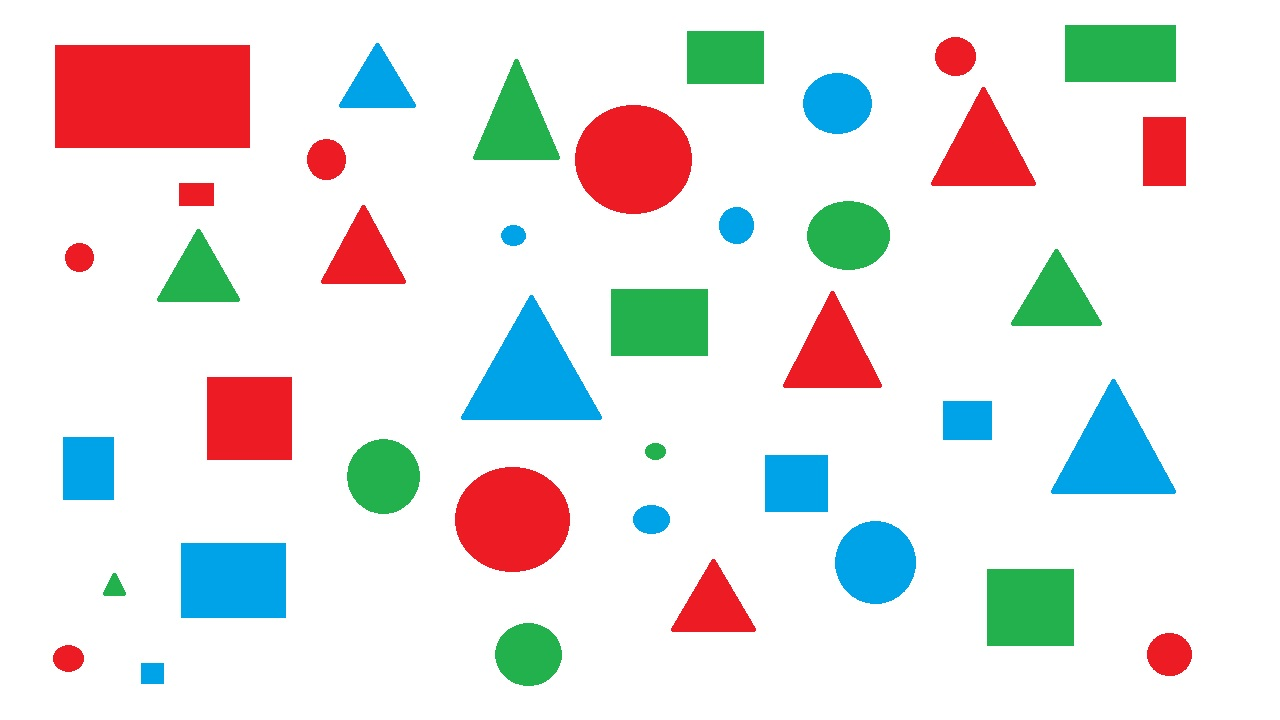
#> input picture resimObjeTespiti/resim.jpg, 1280 x 720 px
$ python resimObjeTespiti.py
#> lines starting #> are read from the running program, lines starting #| are printed output that depends on the picture; after the words box and inside, x2 and y2 are one past the last pixel; in counts of white or black regions, pixels touching at a corner belong together
#A veB şıklarını tek programda işlevsel hale getirebilir bir biçimde yazdım.
#Renk değerlerini programa stabil hale uyarlama adına hsv üzerinde çok fazla değer deneyip smoothing işlemiyle tamamladım.
import cv2
import numpy as np
font1= cv2.FONT_HERSHEY_PLAIN
f = open("sekil_renk.txt", "w")
def nothing(x):
    pass


img = cv2.imread("resim.jpg")
#> img is the input picture: shape (720, 1280, 3); mean B, G, R 226.9, 227.9, 228.7

while 1:

    hsv = cv2.cvtColor(img, cv2.COLOR_BGR2HSV)
#> hsv: shape (720, 1280, 3); mean H, S, V 30.9, 41.7, 247.9

    lhb = 94
    lsb = 65
    lvb = 98
    uhb = 115
    usb = 255
    uvb = 255

    lower_blue = np.array([lhb, lsb, lvb])
    upper_blue = np.array([uhb, usb, uvb])

    lhg = 54
    lsg = 132
    lvg = 70
    uhg = 95
    usg = 251
    uvg = 200

    lower_green = np.array([lhg, lsg, lvg])
    upper_green = np.array([uhg, usg, uvg])

    lhr = 112
    lsr = 223
    lvr = 0
    uhr = 179
    usr = 255
    uvr = 360

    lower_red = np.array([lhr, lsr, lvr])
    upper_red = np.array([uhr, usr, uvr])

    maskblu = cv2.inRange(hsv, lower_blue, upper_blue)
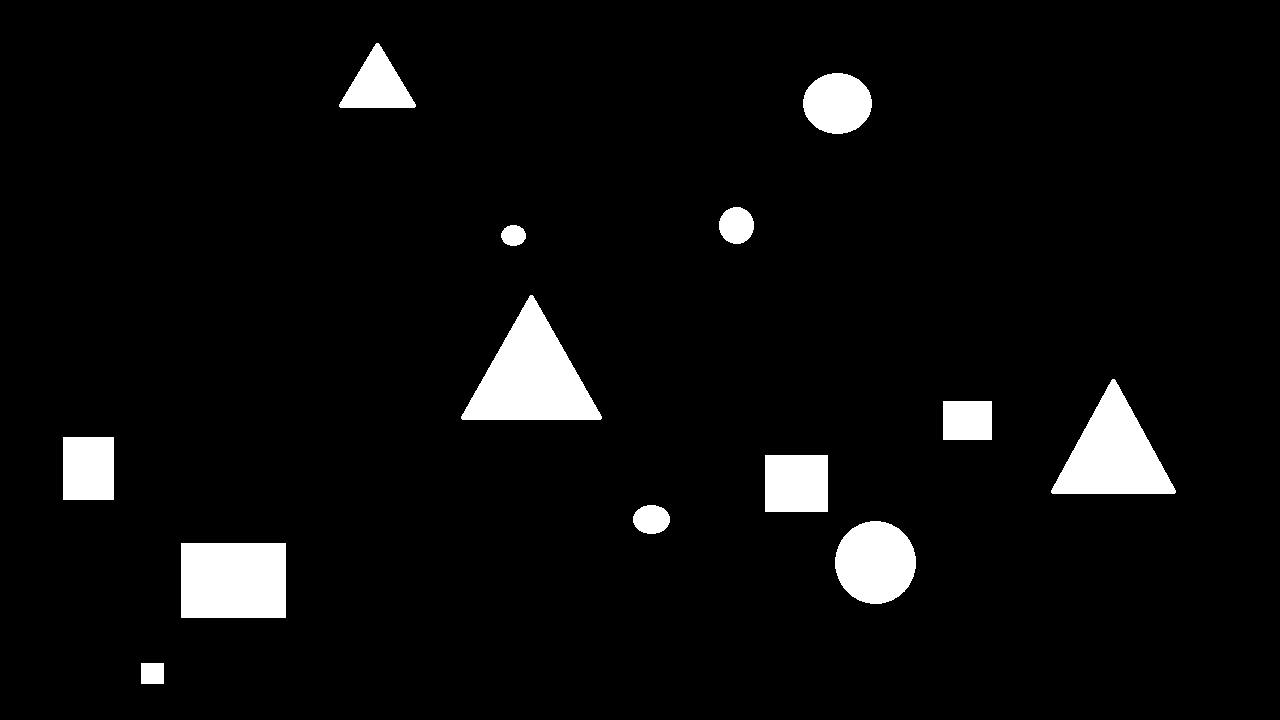
#> maskblu: shape (720, 1280); 5.1% white; 13 white regions, largest, box (x1, y1, x2, y2) and area: (461, 295, 602, 420) 9197, (181, 543, 286, 618) 7875, (1051, 379, 1176, 494) 7551
    ret, thresh = cv2.threshold(maskblu, 240, 255, cv2.THRESH_BINARY)
    maskblu[thresh == 0] = 254
    maskblu[thresh == 255] = 0
    maskblu[thresh == 254] = 255

    maskre = cv2.inRange(hsv, lower_red, upper_red)
#> maskre: shape (720, 1280); 7.2% white; 20 white regions (5 under 20 px), largest, box (x1, y1, x2, y2) and area: (57, 47, 249, 147) 19185, (577, 107, 691, 213) 9151, (457, 469, 569, 571) 8632
    ret, thresh = cv2.threshold(maskre, 240, 255, cv2.THRESH_BINARY)
    maskre[thresh == 0] = 254
    maskre[thresh == 255] = 0
    maskre[thresh == 254] = 255

    maskgree = cv2.inRange(hsv, lower_green, upper_green)
#> maskgree: shape (720, 1280); 5.2% white; 12 white regions, largest, box (x1, y1, x2, y2) and area: (987, 569, 1074, 646) 6694, (611, 289, 708, 356) 6495, (1065, 25, 1176, 82) 6324
    ret, thresh = cv2.threshold(maskgree, 240, 255, cv2.THRESH_BINARY)
    maskgree[thresh == 0] = 254
    maskgree[thresh == 255] = 0
    maskgree[thresh == 254] = 255

    kernel = np.ones((5, 5), np.uint8)
    maskblue = cv2.erode(maskblu, kernel, iterations = 1)
#> maskblue: shape (720, 1280); values 0 (black) and 254 (white), 94.1% white; 13 black regions, largest, box (x1, y1, x2, y2) and area: (459, 293, 604, 422) 10277, (179, 541, 288, 620) 8611, (1049, 377, 1178, 496) 8527
    maskgreen = cv2.erode(maskgree, kernel, iterations = 1)
#> maskgreen: shape (720, 1280); values 0 (black) and 254 (white), 94.1% white; 12 black regions, largest, box (x1, y1, x2, y2) and area: (985, 567, 1076, 648) 7366, (609, 287, 710, 358) 7167, (1063, 23, 1178, 84) 7012
    maskr = cv2.erode(maskre, kernel, iterations = 1)
#> maskr: shape (720, 1280); values 0 (black) and 254 (white), 91.8% white; 15 black regions, largest, box (x1, y1, x2, y2) and area: (55, 45, 251, 149) 20384, (575, 105, 693, 215) 10284, (455, 467, 571, 573) 9742
    maskred = cv2.bilateralFilter(maskr,3, 141, 141)


    _, thresholdblue = cv2.threshold(maskblue, 240, 255, cv2.THRESH_BINARY)
#> thresholdblue: shape (720, 1280); 94.1% white; 13 black regions

    contoursb, _ = cv2.findContours(maskblue, cv2.RETR_TREE, cv2.CHAIN_APPROX_NONE)
#> contoursb = 14 contours; largest, box (x1, y1, x2, y2) and area: (0, 0, 1280, 720) 919601, (458, 292, 605, 423) 10480, (178, 540, 289, 621) 8798, (1048, 376, 1179, 497) 8712, (832, 518, 919, 607) 6052
    _, thresholdred = cv2.threshold(maskred, 240, 255, cv2.THRESH_BINARY)
#> thresholdred: shape (720, 1280); 91.7% white; 15 black regions
    contoursr, _ = cv2.findContours(maskred, cv2.RETR_TREE, cv2.CHAIN_APPROX_NONE)
#> contoursr = 16 contours; largest, box (x1, y1, x2, y2) and area: (0, 0, 1280, 720) 919601, (55, 45, 251, 149) 20083, (575, 105, 693, 215) 10098, (455, 467, 571, 573) 9554, (207, 377, 293, 461) 7053
    _, thresholdgreen = cv2.threshold(maskgreen, 240, 255, cv2.THRESH_BINARY)
#> thresholdgreen: shape (720, 1280); 94.1% white; 12 black regions

    contoursg, _ = cv2.findContours(maskgreen, cv2.RETR_TREE, cv2.CHAIN_APPROX_NONE)
#> contoursg = 13 contours; largest, box (x1, y1, x2, y2) and area: (0, 0, 1280, 720) 919601, (984, 566, 1077, 649) 7535, (608, 286, 711, 359) 7336, (1062, 22, 1179, 85) 7186, (471, 56, 563, 163) 5558
    try:
        for cntb in contoursb:
            epsilonb = 0.001 * cv2.arcLength(cntb, True)
            approxb = cv2.approxPolyDP(cntb, epsilonb, True)
            x = approxb.ravel()[0]
            y = approxb.ravel()[1]
#> this loop made 14 passes
#> (epsilonb, x, y) on passes 2 to 13: (0.106, 138, 661), (0.378, 178, 541), (0.29, 863, 519), (0.129, 632, 510), (0.258, 762, 453), (0.246, 61, 434), (0.194, 940, 399), (0.425, 1110, 376), (0.468, 528, 292), (0.0956, 501, 226), (0.138, 728, 205), (0.233, 813, 77)
#> (epsilonb, approxb, x, y) on pass 1: (4, [[0, 0], [0, 719], [1279, 719], [1279, 0]], 0, 0)
        centres = []
        for i in range(len(contoursb)):
            momentsb = cv2.moments(contoursb[i])
            centres.append((int(momentsb['m10'] / momentsb['m00']), int(momentsb['m01'] / momentsb['m00'])))
            cv2.circle(img, centres[-1], 3, 0, -1)
#> this loop made 14 passes
#> after the loop, centres = [(639, 359), (152, 673), (233, 580), (875, 562), (651, 519), (796, 483), (88, 468), (967, 420), (1113, 453), (531, 376), (513, 235), (736, 225), (837, 103), (377, 84)]
        _, threshold = cv2.threshold(maskblue, 240, 255, cv2.THRESH_BINARY)
    except ZeroDivisionError:
        continue

    contoursb, _ = cv2.findContours(threshold, cv2.RETR_TREE, cv2.CHAIN_APPROX_SIMPLE)
    mavi_ucgen_sayaci = 0
    mavi_dortgen_sayaci = 0
    mavi_daire_sayaci = 0
    kirmizi_ucgen_sayaci = 0
    kirmizi_dortgen_sayaci = 0
    kirmizi_daire_sayaci = 0
    yesil_ucgen_sayaci = 0
    yesil_dortgen_sayaci = 0
    yesil_daire_sayaci = 0

    for cntb in contoursb:
        approxb = cv2.approxPolyDP(cntb, 0.01 * cv2.arcLength(cntb, True), True)
        x = approxb.ravel()[0]
        y = approxb.ravel()[1]

        if len(approxb) == 3:
            mavi_ucgen_sayaci = mavi_ucgen_sayaci + 1
            cv2.putText(img, "Ucgen", (x, y), font1, 1, (0))
        elif len(approxb) == 4:
            mavi_dortgen_sayaci = mavi_dortgen_sayaci + 1
            cv2.putText(img, "Dortgen", (x, y), font1, 1, (0))
        elif len(approxb) == 5:
            mavi_ucgen_sayaci = mavi_ucgen_sayaci + 1
            cv2.putText(img, "Ucgen", (x, y), font1, 1, (0))
        elif len(approxb) >= 6 and len(approxb) <= 10:
            mavi_ucgen_sayaci = mavi_ucgen_sayaci + 1
            cv2.putText(img, "Ucgen", (x, y), font1, 1, (0))
        else:
            mavi_daire_sayaci = mavi_daire_sayaci + 1
            cv2.putText(img, "Daire", (x, y), font1, 1, (0))
#> this loop made 14 passes
#> (approxb, x, y) on passes 1, 2, 3, 6, 7, 8: ([[0, 0], [0, 719], [1279, 719], [1279, 0]], 0, 0), ([[138, 661], [165, 660], [166, 685], [139, 686]], 138, 661), ([[178, 541], [287, 540], [288, 619], [179, 620]], 178, 541), ([[762, 453], [829, 452], [830, 513], [763, 514]], 762, 453), ([[61, 434], [116, 435], [115, 502], [60, 501]], 61, 434), ([[940, 399], [993, 398], [994, 441], [941, 442]], 940, 399)
#> (x, y) on passes 4, 5, 9, 10, 11, 12: (863, 519), (632, 510), (1110, 376), (528, 292), (501, 226), (728, 205)
#> img: shape (720, 1280, 3); mean B, G, R 226.4, 227.5, 228.3
#> after the loop, mavi_daire_sayaci = 5; mavi_dortgen_sayaci = 6; mavi_ucgen_sayaci = 3
    # ---------------------------------------------------------------
    for cntg in contoursg:
        epsilong = 0.001 * cv2.arcLength(cntg, True)
        approxg = cv2.approxPolyDP(cntg, epsilong, True)
        x = approxg.ravel()[0]
        y = approxg.ravel()[1]
#> this loop made 13 passes
#> (epsilong, x, y) on passes 2 to 13: (0.234, 517, 621), (0.0962, 110, 571), (0.343, 984, 569), (0.0819, 643, 445), (0.264, 372, 437), (0.344, 609, 287), (0.3, 1052, 247), (0.282, 194, 227), (0.272, 818, 207), (0.342, 514, 56), (0.275, 684, 31), (0.352, 1062, 24)
    centres = []
    for i in range(len(contoursg)):
        momentsg = cv2.moments(contoursg[i])

        centres.append((int(momentsg['m10'] / momentsg['m00']), int(momentsg['m01'] / momentsg['m00'])))
        cv2.circle(img, centres[-1], 3, 0, -1)
#> this loop made 13 passes
#> img: shape (720, 1280, 3); mean B, G, R 226.4, 227.4, 228.3
#> after the loop, centres = [(639, 359), (528, 654), (114, 586), (1030, 607), (655, 450), (383, 476), (659, 322), (1056, 298), (198, 276), (848, 235), (516, 123), (725, 57), (1120, 53)]
    _, threshold = cv2.threshold(maskgreen, 240, 255, cv2.THRESH_BINARY)

    contoursg, _ = cv2.findContours(threshold, cv2.RETR_TREE, cv2.CHAIN_APPROX_SIMPLE)


    for cntg in contoursg:
        approxg = cv2.approxPolyDP(cntg, 0.01 * cv2.arcLength(cntg, True), True)
        x = approxg.ravel()[0]
        y = approxg.ravel()[1]

        if len(approxg) == 3:
            yesil_ucgen_sayaci = yesil_ucgen_sayaci + 1
            cv2.putText(img, "Ucgen", (x, y), font1, 1, (0))
        elif len(approxg) == 4:
            yesil_dortgen_sayaci = yesil_dortgen_sayaci + 1
            cv2.putText(img, "Dortgen", (x, y), font1, 1, (0))
        elif len(approxg) == 5:
            yesil_dortgen_sayaci = yesil_dortgen_sayaci + 1
            cv2.putText(img, "Dortgen", (x, y), font1, 1, (0))
        elif len(approxg) >= 6 and len(approxg) <= 9:
            yesil_ucgen_sayaci = yesil_ucgen_sayaci + 1
            cv2.putText(img, "Ucgen", (x, y), font1, 1, (0))
        else:
            yesil_daire_sayaci = yesil_daire_sayaci + 1
            cv2.putText(img, "Daire", (x, y), font1, 1, (0))
#> this loop made 13 passes
#> (approxg, x, y) on passes 1, 4, 7, 13: ([[0, 0], [0, 719], [1279, 719], [1279, 0]], 0, 0), ([[984, 569], [1074, 566], [1076, 647], [986, 648]], 984, 569), ([[609, 287], [708, 286], [710, 357], [610, 358]], 609, 287), ([[1062, 24], [1176, 22], [1178, 83], [1064, 84]], 1062, 24)
#> (x, y) on passes 2, 3, 5, 6, 8, 9: (517, 621), (110, 571), (643, 445), (372, 437), (1052, 247), (194, 227)
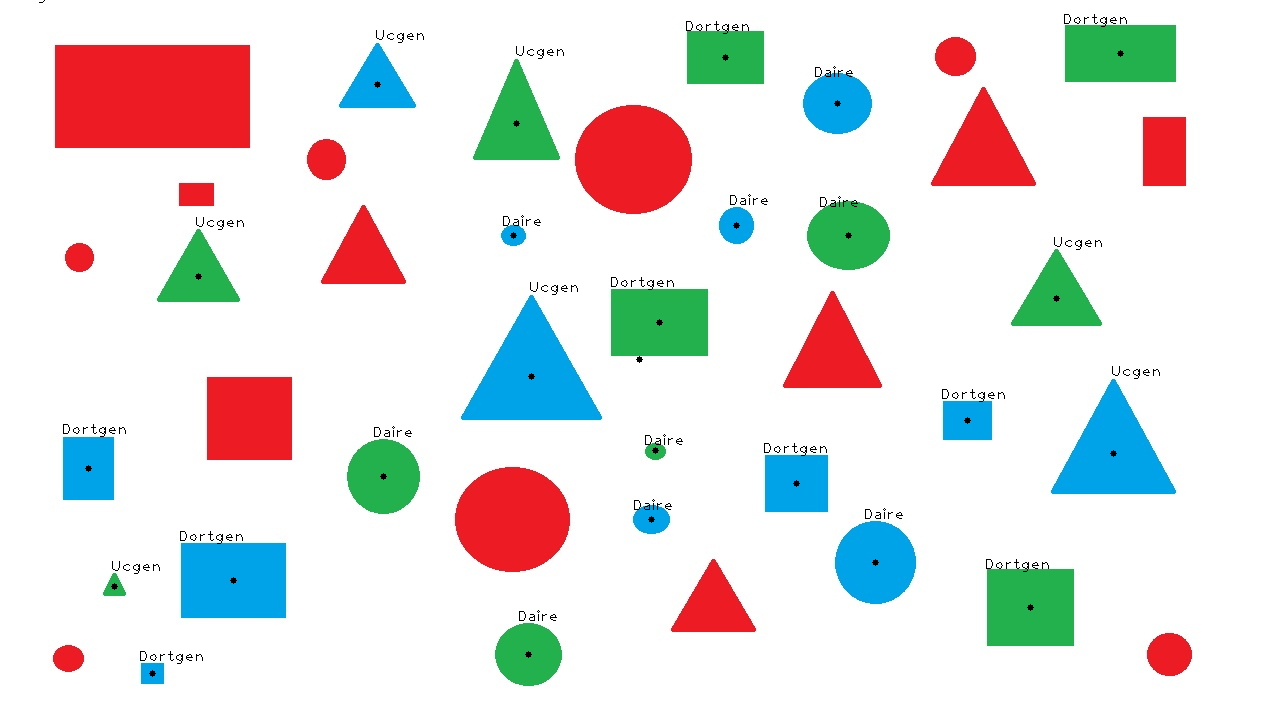
#> img: shape (720, 1280, 3); mean B, G, R 226.1, 227.1, 228
#> after the loop, yesil_daire_sayaci = 4; yesil_dortgen_sayaci = 5; yesil_ucgen_sayaci = 4
    # ---------------------------------------------------------------
    for cntr in contoursr:
        epsilonr = 0.001 * cv2.arcLength(cntr, True)
        approx = cv2.approxPolyDP(cntr, epsilonr, True)
        x = approx.ravel()[0]
        y = approx.ravel()[1]
#> this loop made 16 passes
#> (epsilonr, x, y) on passes 2 to 13: (0.0978, 53, 653), (0.148, 1160, 633), (0.266, 712, 559), (0.369, 492, 469), (0.334, 207, 378), (0.334, 830, 291), (0.0978, 73, 243), (0.278, 363, 205), (0.114, 179, 184), (0.135, 319, 139), (0.222, 1144, 117), (0.38, 603, 111)
    centres = []
    for i in range(len(contoursr)):
        momentsr = cv2.moments(contoursr[i])

        centres.append((int(momentsr['m10'] / momentsr['m00']), int(momentsr['m01'] / momentsr['m00'])))
        cv2.circle(img, centres[-1], 3, 0, -1)
#> this loop made 16 passes
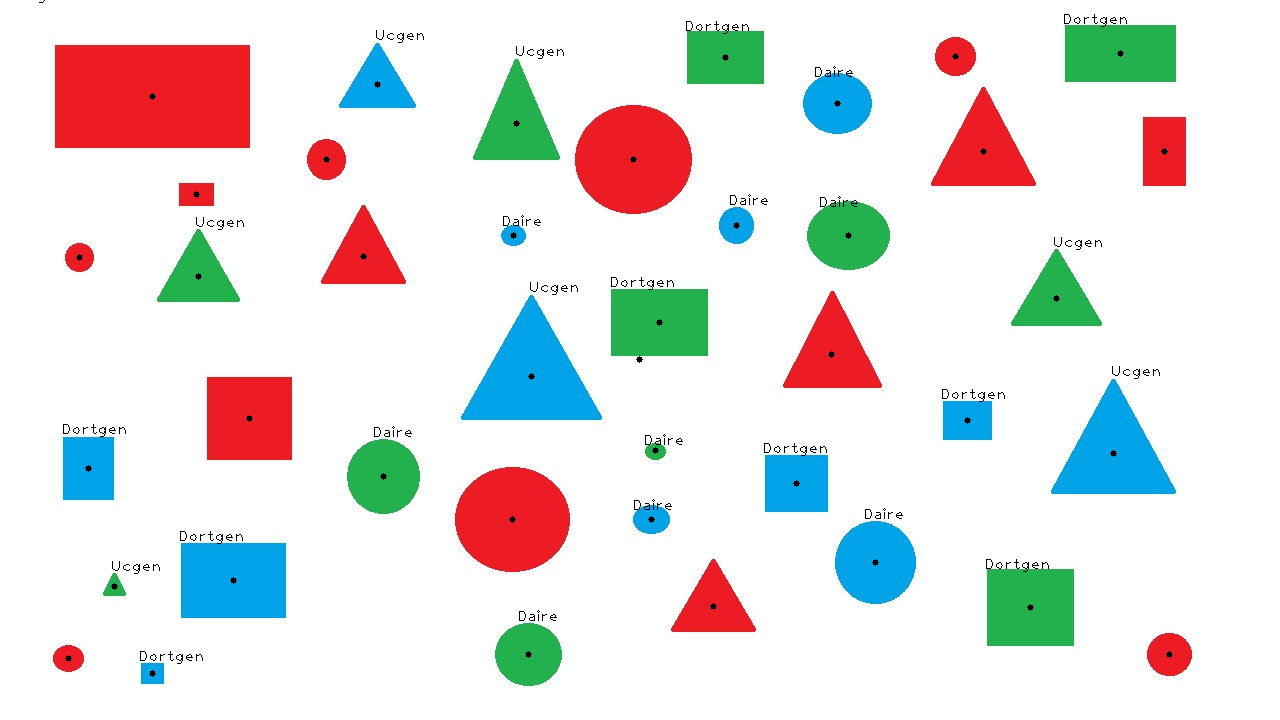
#> img: shape (720, 1280, 3); 0.05% of pixels changed, all inside (x1, y1, x2, y2) = (65, 53, 1173, 662)
#> after the loop, centres = [(639, 359), (68, 658), (1169, 654), (713, 606), (512, 519), (249, 418), (831, 354), (79, 257), (363, 256), (196, 194), (326, 159), (1164, 151), (633, 159), (983, 151), (152, 96), (955, 56)]
    _, threshold = cv2.threshold(maskred, 240, 255, cv2.THRESH_BINARY)

    contoursr, _ = cv2.findContours(threshold, cv2.RETR_TREE, cv2.CHAIN_APPROX_SIMPLE)
#> contoursr = 16 contours; largest, box (x1, y1, x2, y2) and area: (0, 0, 1280, 720) 919601, (54, 44, 252, 150) 20683, (574, 104, 694, 216) 10554, (454, 466, 572, 574) 9998, (206, 376, 294, 462) 7393


    for cntr in contoursr:
        approxr = cv2.approxPolyDP(cntr, 0.01 * cv2.arcLength(cntr, True), True)
        x = approxr.ravel()[0]
        y = approxr.ravel()[1]

        if len(approxr) == 3:
            kirmizi_ucgen_sayaci = kirmizi_ucgen_sayaci + 1
            cv2.putText(img, "Ucgen", (x, y), font1, 1, (0))
        elif len(approxr) == 4:
            kirmizi_dortgen_sayaci = kirmizi_dortgen_sayaci + 1
            cv2.putText(img, "Dortgen", (x, y), font1, 1, (0))
        elif len(approxr) == 5:
            kirmizi_dortgen_sayaci = kirmizi_dortgen_sayaci + 1
            cv2.putText(img, "Dortgen", (x, y), font1, 1, (0))
        elif len(approxr) >= 6 and len(approxr) <= 10:
            kirmizi_ucgen_sayaci = kirmizi_ucgen_sayaci + 1
            cv2.putText(img, "Ucgen", (x, y), font1, 1, (0))
        else:
            kirmizi_daire_sayaci = kirmizi_daire_sayaci + 1
            cv2.putText(img, "Daire", (x, y), font1, 1, (0))
#> this loop made 16 passes
#> (approxr, x, y) on passes 1, 6, 10, 12, 15: ([[0, 0], [0, 719], [1279, 719], [1279, 0]], 0, 0), ([[206, 377], [292, 376], [293, 460], [207, 461]], 206, 377), ([[178, 183], [214, 182], [215, 206], [179, 207]], 178, 183), ([[1143, 116], [1187, 117], [1186, 187], [1142, 186]], 1143, 116), ([[54, 45], [250, 44], [251, 148], [55, 149]], 54, 45)
#> (x, y) on passes 2, 3, 4, 5, 7, 8: (52, 652), (1159, 632), (711, 558), (478, 474), (829, 290), (72, 242)
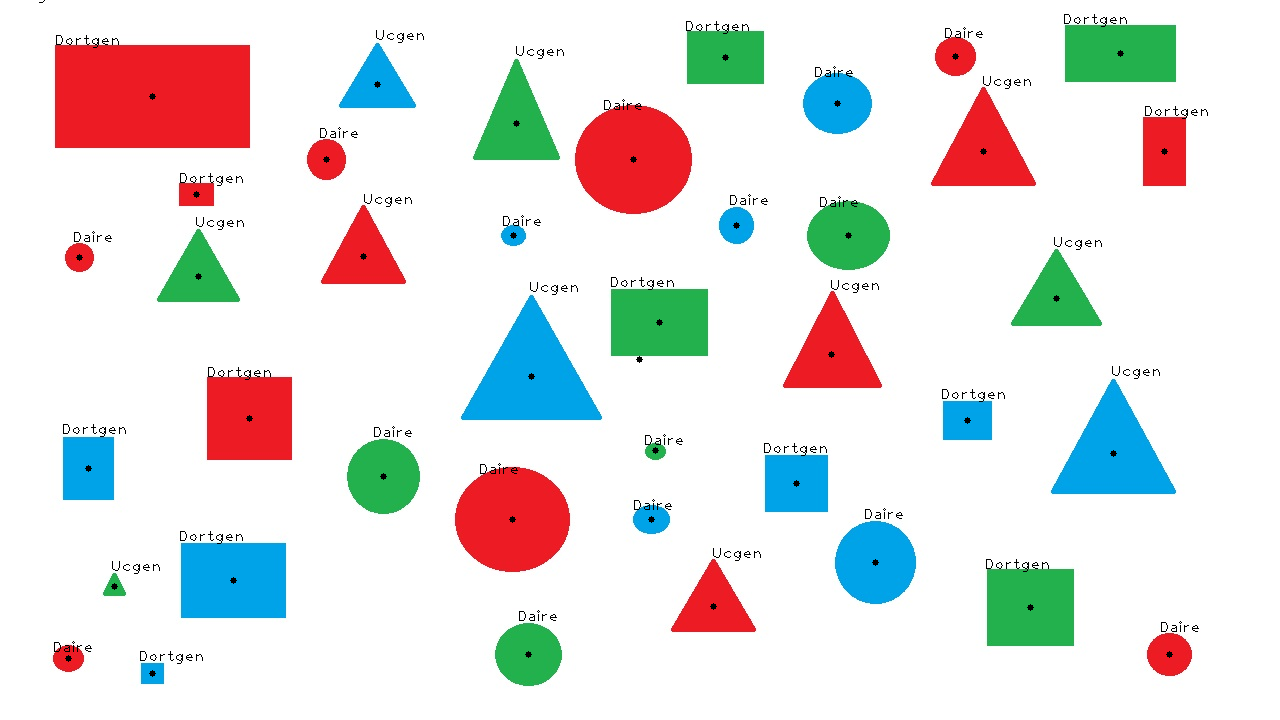
#> img: shape (720, 1280, 3); 0.17% of pixels changed, all inside (x1, y1, x2, y2) = (54, 27, 1208, 652)
#> after the loop, kirmizi_daire_sayaci = 7; kirmizi_dortgen_sayaci = 5; kirmizi_ucgen_sayaci = 4

    print("Mavi Ucgen Sayisi:", mavi_ucgen_sayaci, file=f)
    print("Mavi Dortgen Sayisi:", mavi_dortgen_sayaci-1, file=f)
    print("Mavi Daire Sayisi:", mavi_daire_sayaci, file=f)
    print("Kirmizi Ucgen Sayisi:", kirmizi_ucgen_sayaci, file=f)
    print("Kirmizi Dortgen Sayisi:", kirmizi_dortgen_sayaci-1, file=f)
    print("Kirmizi Daire Sayisi:", kirmizi_daire_sayaci, file=f)
    print("Yesil Ucgen Sayisi:", yesil_ucgen_sayaci, file=f)
    print("Yesil Dortgen Sayisi:", yesil_dortgen_sayaci-1, file=f)
    print("Yesil Daire Sayisi:", yesil_daire_sayaci, file=f)

    #Buraya yazdigi gibi dosyaya da yazmaktadir.
    print("Mavi Ucgen Sayisi:", mavi_ucgen_sayaci)
#| Mavi Ucgen Sayisi: 3
    print("Mavi Dortgen Sayisi:", mavi_dortgen_sayaci-1)
#| Mavi Dortgen Sayisi: 5
    print("Mavi Daire Sayisi:", mavi_daire_sayaci)
#| Mavi Daire Sayisi: 5
    print("Kirmizi Ucgen Sayisi:", kirmizi_ucgen_sayaci)
#| Kirmizi Ucgen Sayisi: 4
    print("Kirmizi Dortgen Sayisi:", kirmizi_dortgen_sayaci-1)
#| Kirmizi Dortgen Sayisi: 4
    print("Kirmizi Daire Sayisi:", kirmizi_daire_sayaci)
#| Kirmizi Daire Sayisi: 7
    print("Yesil Ucgen Sayisi:", yesil_ucgen_sayaci)
#| Yesil Ucgen Sayisi: 4
    print("Yesil Dortgen Sayisi:", yesil_dortgen_sayaci-1)
#| Yesil Dortgen Sayisi: 4
    print("Yesil Daire Sayisi:", yesil_daire_sayaci)
#| Yesil Daire Sayisi: 4
    f.close()
    #Dortgenlere -1 eklememin sebebi ortada bir nokta daha masıyor olması.(Ana Resim Merkezi)
    cv2.imshow("img",img)
    if cv2.waitKey(0) & 0xFF == ord('q'):
#> (key q is pressed here)
        cv2.destroyAllWindows()
        break
